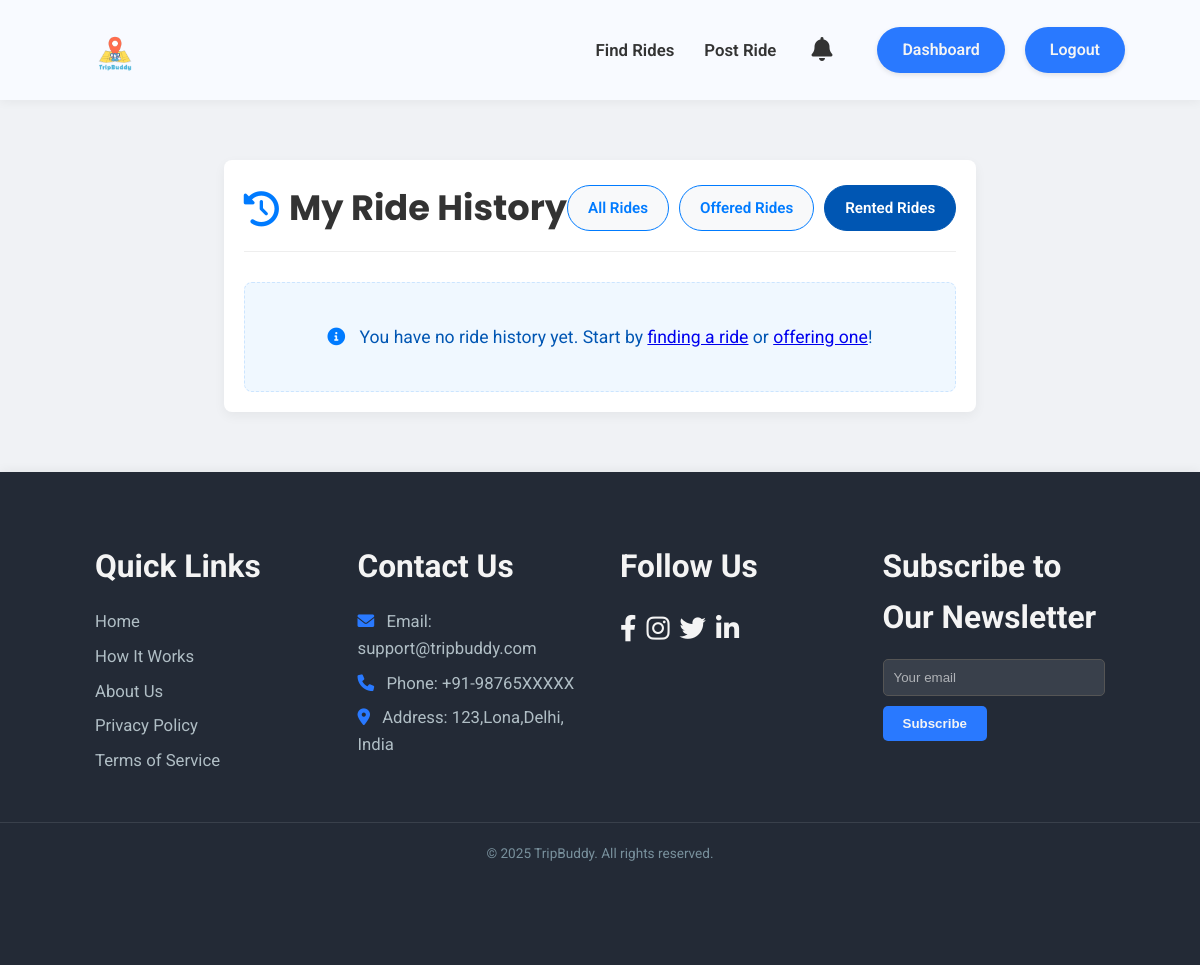
Page /my_rides?filter=rented (signed in) on the earlier database version.
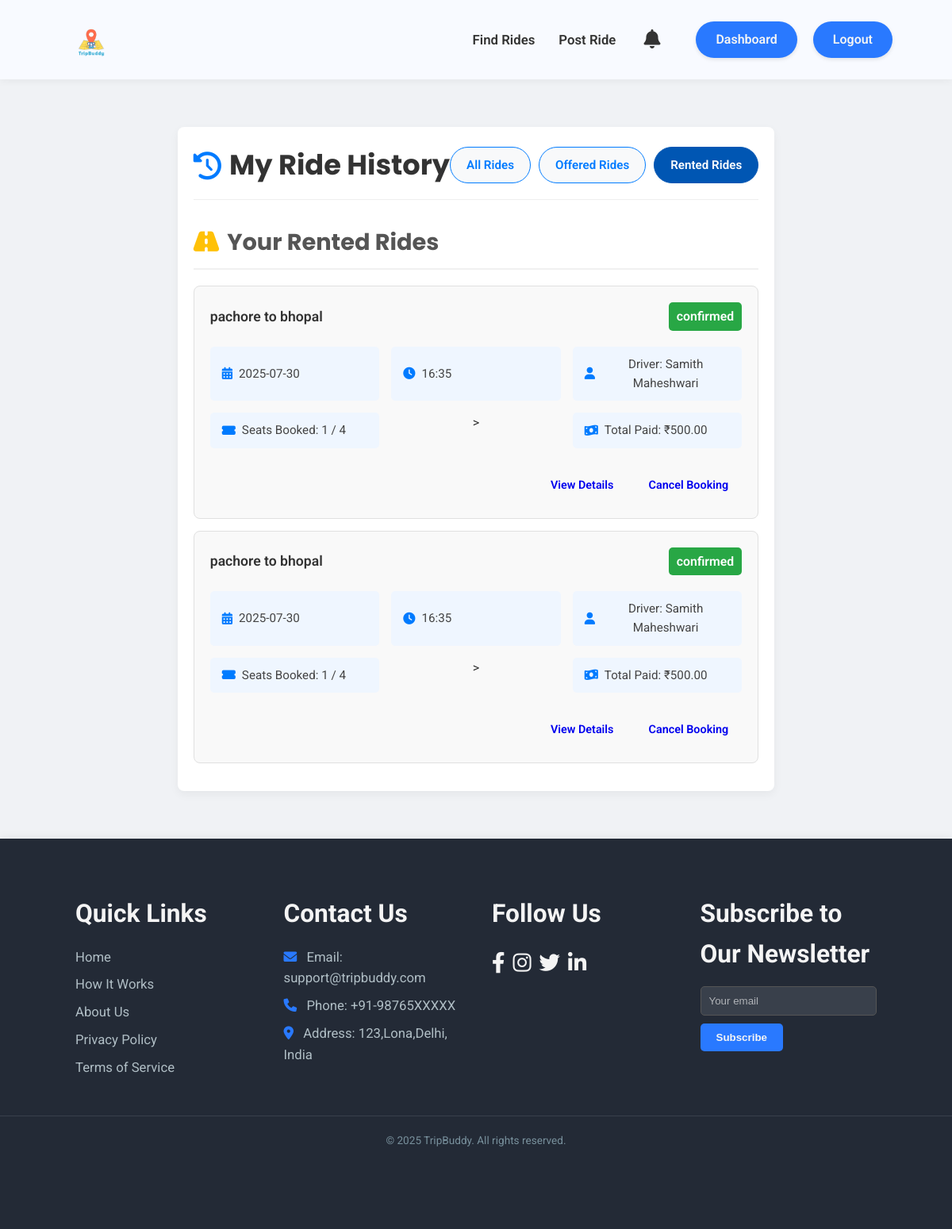
Same page on the later database version.
### models.py (models this page shows, shortened)
class Booking(db.Model):
    id = db.Column(db.Integer, primary_key=True)
    user_id = db.Column(db.Integer, db.ForeignKey('user.id'), nullable=False)  # The user who booked the ride (renter)
    ride_id = db.Column(db.Integer, db.ForeignKey('ride.id'), nullable=False)  # The ride being booked
    seats_booked = db.Column(db.Integer, nullable=False)
    total_price = db.Column(db.Float, nullable=False)
    booking_date = db.Column(db.DateTime, default=datetime.utcnow, nullable=False)
    status = db.Column(db.String(20), default='confirmed', nullable=False) # e.g., 'confirmed', 'completed', 'cancelled'

class Ride(db.Model):
    id = db.Column(db.Integer, primary_key=True)
    creator_id = db.Column(db.Integer, db.ForeignKey('user.id'), nullable=False)
    start_location = db.Column(db.String(100), nullable=False)
    end_location = db.Column(db.String(100), nullable=False)
    price = db.Column(db.Float, nullable=False)
    seats = db.Column(db.Integer, nullable=False)
    date = db.Column(db.Date, nullable=False) # Make sure this is present and nullable=False
    time = db.Column(db.String(20), nullable=False) # Make sure this is present and nullable=False
    description = db.Column(db.Text, nullable=True)
    bookings = db.relationship('Booking', backref='ride', lazy=True)
    status = db.Column(db.String(20), default='active', nullable=False) # e.g., 'active', 'completed', 'cancelled'
    driver = db.relationship('User', foreign_keys=[creator_id], backref='offered_rides', lazy=True)

class User(UserMixin, db.Model):
    id = db.Column(db.Integer, primary_key=True)
    username = db.Column(db.String(80), unique=True, nullable=False)
    email = db.Column(db.String(120), unique=True, nullable=False)
    password = db.Column(db.String(120), nullable=False)
    role = db.Column(db.String(20), nullable=False) # e.g., 'Renter', 'Provider'
    rides_created = db.relationship('Ride', backref='creator', lazy=True)
    rides_taken = db.Column(db.Integer, default=0, nullable=False)
    can_offer_rides = db.Column(db.Boolean, default=False, nullable=False)
    can_find_rides = db.Column(db.Boolean, default=False, nullable=False)
    received_notifications = db.relationship('Notification', backref='recipient', lazy=True, foreign_keys='Notification.user_id')
    bookings_made = db.relationship('Booking', backref='booker', lazy=True, foreign_keys='Booking.user_id')

### app.py (the view, shortened to what this page needs)
@app.route('/my_rides')
@login_required
def my_rides():
    filter_param = request.args.get('filter', 'all')
    offered_rides = []
    rented_rides = []
    print(f"DEBUG: Current user ID: {current_user.id}") # ADD THIS DEBUG LINE
    if filter_param == 'all' or filter_param == 'rented':
        rented_rides = Booking.query.filter_by(user_id=current_user.id).order_by(Booking.booking_date.desc()).all()
        print(f"DEBUG: Rented rides found: {len(rented_rides)}") # ADD THIS DEBUG LINE
        for booking in rented_rides:
            if booking.status == 'confirmed':
                booking.status_class = 'active'
            elif booking.status == 'completed':
                booking.status_class = 'completed'
            elif booking.status == 'cancelled':
                booking.status_class = 'cancelled'
            else:
                booking.status_class = 'pending'
    return render_template(
        'my_rides.html',
        offered_rides=offered_rides,
        rented_rides=rented_rides,
        filter=filter_param
    )

### app.py (called while the page is built)
@login_manager.user_loader
def load_user(user_id):
    return User.query.get(int(user_id))

### templates/my_rides.html (shortened to what this page needs)
<!DOCTYPE html>
<html lang="en">
<head>
    <link rel="stylesheet" href="https://cdnjs.cloudflare.com/ajax/libs/font-awesome/6.0.0-beta3/css/all.min.css">
    <link rel="stylesheet" href="{{ url_for('static', filename='css/main.css') }}">
    <link rel="stylesheet" href="{{ url_for('static', filename='css/dashboard.css') }}">
</head>
<body>
    <header class="dashboard-header">
        <div class="header-container">
            <div class="logo">
                <img src="{{ url_for('static', filename='images/tripbuddy.png') }}" alt="TripBuddy Logo" class="logo-img">
            </div>
            <div class="header-right-section">
                <nav class="dashboard-nav-header">
                    <ul>
                        <li><a href="{{ url_for('find_rides') }}">Find Rides</a></li>
                        <li><a href="{{ url_for('post_ride') }}">Post Ride</a></li>
                    </ul>
                </nav>
                <div class="header-actions">
                    <button class="notification-bell" aria-label="Notifications">
                        <i class="fas fa-bell"></i>
                    </button>
                    <a href="{{ url_for('dashboard') }}" class="logout-btn-header">Dashboard</a>
                    <a href="{{ url_for('logout') }}" class="logout-btn-header">Logout</a>
                </div>
            </div>
        </div>
    </header>
    <main>
        <div class="my-rides-container">
            <div class="my-rides-header">
                <h1><i class="fas fa-history"></i> My Ride History</h1>
                <div class="filter-buttons">
                    <a href="{{ url_for('my_rides', filter='all') }}" class="btn {% if filter == 'all' %}btn-primary active{% else %}btn-secondary{% endif %}">All Rides</a>
                    <a href="{{ url_for('my_rides', filter='offered') }}" class="btn {% if filter == 'offered' %}btn-primary active{% else %}btn-secondary{% endif %}">Offered Rides</a>
                    <a href="{{ url_for('my_rides', filter='rented') }}" class="btn {% if filter == 'rented' %}btn-primary active{% else %}btn-secondary{% endif %}">Rented Rides</a>
                </div>
            </div>
            <section class="rides-list-section">
                {% if offered_rides or rented_rides %}
                    {% if rented_rides and (filter == 'all' or filter == 'rented') %}
                        <h2 class="ride-category-title rented"><i class="fas fa-road"></i> Your Rented Rides</h2>
                        {% for booking in rented_rides %}
                            <div class="ride-card">
                                <div class="ride-card-header">
                                    <span>{{ booking.ride.start_location }} to {{ booking.ride.end_location }}</span>
                                    <span class="ride-status {{ booking.status_class }}">{{ booking.status }}</span>
                                </div>
                                <div class="ride-details-grid">
                                    <div class="ride-detail-item"><i class="fas fa-calendar-alt"></i> {{ booking.ride.date.strftime('%Y-%m-%d') }}</div>
                                    <div class="ride-detail-item"><i class="fas fa-clock"></i> {{ booking.ride.time }}</div>
                                    <div class="ride-detail-item"><i class="fas fa-user"></i> Driver: {{ booking.ride.driver.username }}</div>
                                    <div class="ride-detail-item"><i class="fas fa-ticket-alt"></i> Seats Booked: {{ booking.seats_booked }} / {{ booking.ride.seats }}</div>>
                                    <div class="ride-detail-item"><i class="fas fa-money-bill-wave"></i> Total Paid: ₹{{ "%.2f"|format(booking.total_price) }}</div>
                                </div>
                                <div class="ride-actions">
                                    <a href="{{ url_for('view_booking_details', booking_id=booking.id) }}" class="btn btn-info">View Details</a>
                                    <a href="{{ url_for('cancel_booking', booking_id=booking.id) }}" class="btn btn-danger">Cancel Booking</a>
                                </div>
                            </div>
                        {% endfor %}
                    {% elif filter == 'rented' %}
                        <p class="no-rides-message"><i class="fas fa-info-circle"></i> You have not rented any rides yet.</p>
                    {% endif %}
                {% else %}
                    <p class="no-rides-message"><i class="fas fa-info-circle"></i> You have no ride history yet. Start by <a href="{{ url_for('find_rides') }}">finding a ride</a> or <a href="{{ url_for('post_ride') }}">offering one</a>!</p>
                {% endif %}
            </section>
        </div>
    </main>
    <footer class="main-footer section-padding">
        <div class="footer-container container">
            <div class="footer-links-group">
                <h4>Quick Links</h4>
                <a href="{{ url_for('home') }}">Home</a>
                <a href="{{ url_for('home') }}#how-it-works">How It Works</a>
                <a href="{{ url_for('about') }}">About Us</a>
                <a href="#">Privacy Policy</a>
                <a href="#">Terms of Service</a>
            </div>
            <div class="footer-contact-group">
                <h4>Contact Us</h4>
                <p><i class="fas fa-envelope"></i> Email: support@tripbuddy.com</p>
                <p><i class="fas fa-phone"></i> Phone: +91-98765XXXXX</p>
                <p><i class="fas fa-map-marker-alt"></i> Address: 123,Lona,Delhi, India</p>
            </div>
            <div class="footer-social-group">
                <h4>Follow Us</h4>
                <div class="social-icons">
                    <a href="https://www.facebook.com" target="_blank" aria-label="Facebook"><i class="fab fa-facebook-f"></i></a>
                    <a href="https://www.instagram.com" target="_blank" aria-label="Instagram"><i class="fab fa-instagram"></i></a>
                    <a href="https://www.twitter.com" target="_blank" aria-label="Twitter"><i class="fab fa-twitter"></i></a>
                    <a href="https://www.linkedin.com" target="_blank" aria-label="LinkedIn"><i class="fab fa-linkedin-in"></i></a>
                </div>
            </div>
            <div class="footer-newsletter-group">
                <h4>Subscribe to Our Newsletter</h4>
                <form class="newsletter-form">
                    <input type="email" placeholder="Your email" required />
                    <button type="submit">Subscribe</button>
                </form>
            </div>
        </div>
        <p class="footer-copy">&copy; 2025 TripBuddy. All rights reserved.</p>
    </footer>
</body>
</html>

### static/css/main.css (style rules this page uses)
* { margin: 0; padding: 0; box-sizing: border-box; }
:root { --primary-color: #2979FF; --secondary-color: #FFD600; --dark-blue-hover: #1976D2; --dark-yellow-hover: #FFC107; --text-dark: #333333; --text-light: #f4f4f4; --background-light: #ffffff; --bg-dark: #232a36; --shadow-light: rgba(0, 0, 0, 0.05); --shadow-medium: rgba(0, 0, 0, 0.15); --poppins: 'Poppins', sans-serif; --roboto: 'Roboto', sans-serif; --primary-color-dark: #1976D2; --text-white: #ffffff; --bg-card: #ffffff; --text-medium: #666; }
body { font-family: var(--roboto); line-height: 1.6; color: var(--text-dark); background-color: #F0F2F5; overflow-x: hidden; display: flex; flex-direction: column; min-height: 100vh; }
.container { width: 90%; max-width: 1200px; margin: 0 auto; }
h1, h2, h3 { font-family: var(--poppins); color: var(--text-dark); margin-bottom: 20px; }
.section-padding { padding: 80px 0; }
.logo img { height: 80px; width: auto; display: block; }
.btn, .nav-btn { display: inline-flex; align-items: center; justify-content: center; padding: 8px 20px; border-radius: 25px; text-decoration: none; font-weight: 600; transition: all 0.3s ease; font-size: 1em; border: 2px solid transparent; cursor: pointer; white-space: nowrap; }
.btn::after, .nav-btn::after { display: none; }
.main-footer { background: var(--bg-dark); color: #B0BEC5; text-align: center; box-shadow: 0 -2px 10px var(--shadow-light); padding-top: 50px; margin-top: auto; }
.main-footer .footer-container { display: flex; flex-wrap: wrap; justify-content: space-around; margin-bottom: 20px; font-size: 1.1em; padding: 0 15px; }
.footer-links-group, .footer-contact-group, .footer-social-group, .footer-newsletter-group { margin: 20px; min-width: 200px; flex: 1; max-width: 280px; text-align: left; }
.footer-links-group h4, .footer-contact-group h4, .footer-social-group h4, .footer-newsletter-group h4 { margin-bottom: 15px; font-size: 1.8em; color: var(--text-light); }
.footer-links-group a, .footer-contact-group p { display: block; color: #B0BEC5; text-decoration: none; margin-bottom: 8px; font-size: 0.95em; }
.footer-contact-group p i { margin-right: 8px; color: var(--primary-color); }
.footer-social-group .social-icons { margin-top: 0; display: flex; justify-content: flex-start; }
.footer-social-group .social-icons a { margin: 0 10px 0 0; font-size: 1.5em; color: var(--text-light); }
.footer-newsletter-group .newsletter-form { display: flex; flex-direction: column; align-items: flex-start; }
.footer-newsletter-group input { padding: 10px; width: 100%; max-width: 250px; margin-bottom: 10px; border: 1px solid #555; background-color: rgba(255, 255, 255, 0.1); color: var(--text-light); border-radius: 5px; }
.footer-newsletter-group input::placeholder { color: rgba(255, 255, 255, 0.6); }
.footer-newsletter-group button { padding: 10px 20px; background-color: var(--primary-color); color: var(--text-light); border: none; cursor: pointer; border-radius: 5px; font-weight: bold; transition: background-color 0.3s ease; }
.footer-copy { border-top: 1px solid rgba(255, 255, 255, 0.1); padding-top: 20px; margin-top: 20px; padding-bottom: 20px; font-size: 0.85em; color: #78909C; }

Differences in the rows shown:
added Booking: ride.start_location "pachore", ride.end_location "bhopal", status "confirmed", ride "2025-07-30", ride.time "16:35", ride.driver.username "Samith Maheshwari", seats_booked "1", ride.seats "4", total_price "500.00"
added Booking: ride.start_location "pachore", ride.end_location "bhopal", status "confirmed", ride "2025-07-30", ride.time "16:35", ride.driver.username "Samith Maheshwari", seats_booked "1", ride.seats "4", total_price "500.00"
Other differences:
text no longer shown: "You have no ride history yet. Start by finding a ride or offering one !"
text now shown: "Your Rented Rides"
